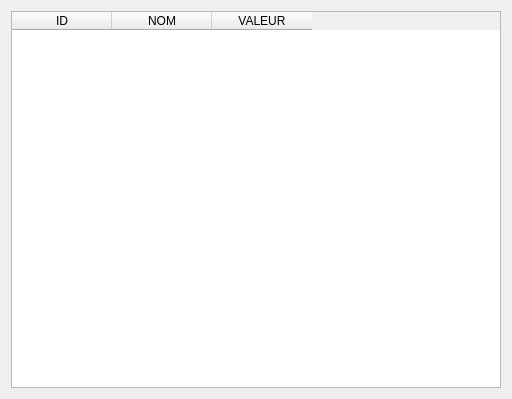
<?xml version="1.0" encoding="UTF-8"?>
<ui version="4.0">
 <class>Dialog</class>
 <widget class="QDialog" name="Dialog">
  <property name="geometry">
   <rect>
    <x>0</x>
    <y>0</y>
    <width>512</width>
    <height>399</height>
   </rect>
  </property>
  <property name="windowTitle">
   <string>Dialog</string>
  </property>
  <layout class="QHBoxLayout" name="horizontalLayout">
   <item>
    <widget class="QTableWidget" name="t1">
     <column>
      <property name="text">
       <string>ID</string>
      </property>
     </column>
     <column>
      <property name="text">
       <string>NOM</string>
      </property>
     </column>
     <column>
      <property name="text">
       <string>VALEUR</string>
      </property>
     </column>
    </widget>
   </item>
  </layout>
 </widget>
 <resources/>
 <connections/>
</ui>
